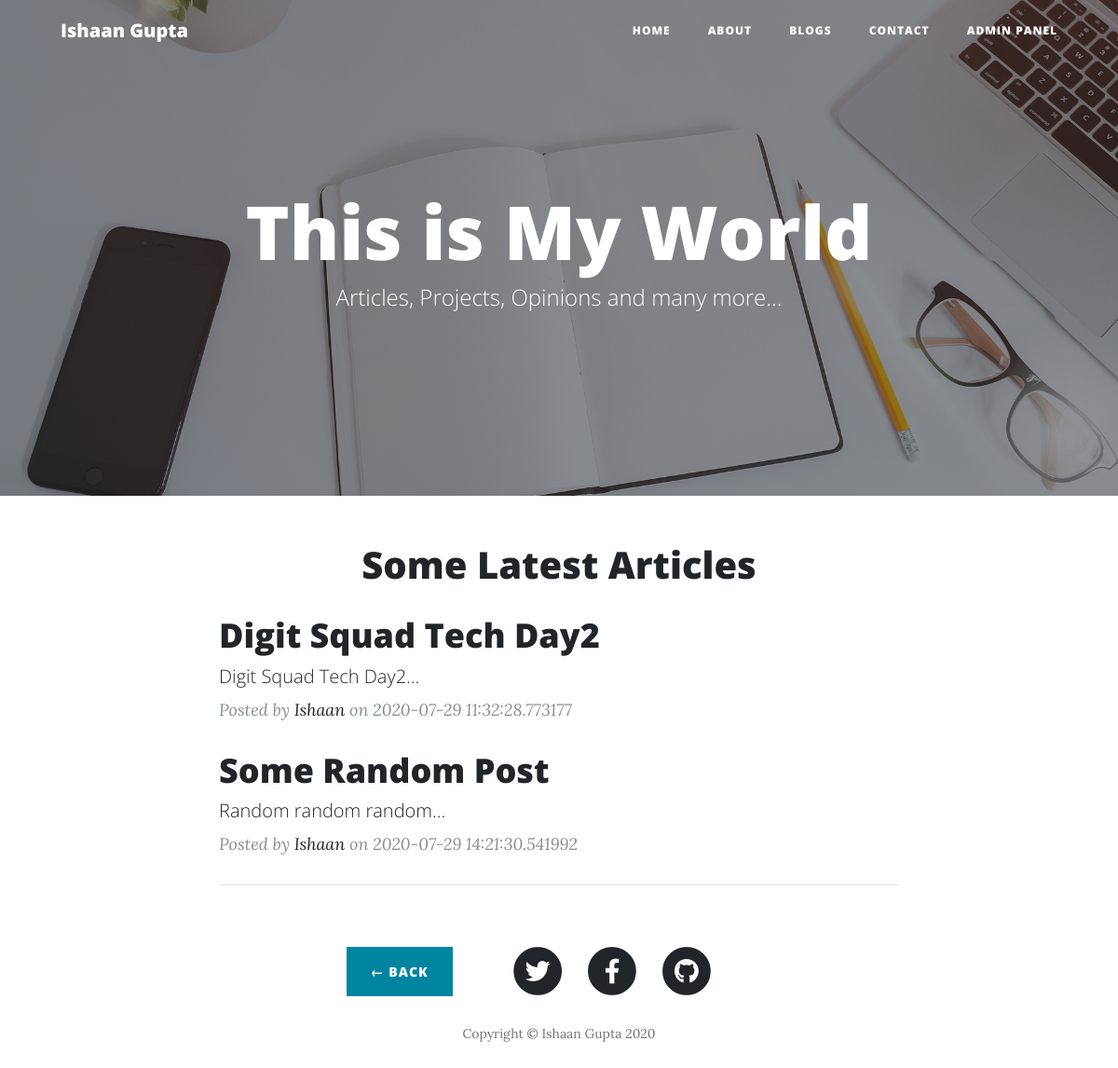
The page / on the database its author committed.
### mainWeb.py (models this page shows)
class Posts(db.Model):
    serial_no = db.Column(db.Integer, primary_key=True)
    title = db.Column(db.String(50), nullable=False)
    tagline = db.Column(db.String(50), nullable=False)
    slug = db.Column(db.String(50), nullable=False)
    content = db.Column(db.String(9999), nullable=False)
    date = db.Column(db.String(12), nullable=True)
    img_file = db.Column(db.String(30), nullable=True)

### mainWeb.py (the view)
@app.route('/')
def home():
    posts = Posts.query.filter_by().order_by(Posts.serial_no.desc())[0:2]
    return render_template('index.html', par=parameter, posts=posts)

### templates/index.html
{% extends "layout.html" %}
{% block body %}
  <header class="masthead" style="background-image: url('{{url_for('static', filename='img/home-bg.jpg')}}')">
    <div class="overlay"></div>
    <div class="container">
      <div class="row">
        <div class="col-lg-8 col-md-10 mx-auto">
          <div class="site-heading">
            <h1>This is My World</h1>
            <span class="subheading">Articles, Projects, Opinions and many more...</span>
          </div>
        </div>
      </div>
    </div>
  </header>
  <div class="container">
    <div class="row">
      <div class="col-lg-8 col-md-10 mx-auto">
        <center><h1> Some Latest Articles </h1></center>
  {% for post in posts %}
        <div class="post-preview">
          <a href="/post/{{post.slug}}">
            <h4 class="post-title">
              {{post.title}}
            </h4>
            <h5 class="post-subtitle">
              {{post.tagline}}...
            </h5>
          </a>
          <p class="post-meta">Posted by
            <a href="/about">Ishaan</a>
            on {{post.date}}</p>
        </div>
        {% endfor %}
  {% endblock %}

### rows shown on the page
Posts: title "Digit Squad Tech Day2", tagline "Digit Squad Tech Day2", date "2020-07-29 11:32:28.773177"
Posts: title "Some Random Post", tagline "Random random random", date "2020-07-29 14:21:30.541992"
